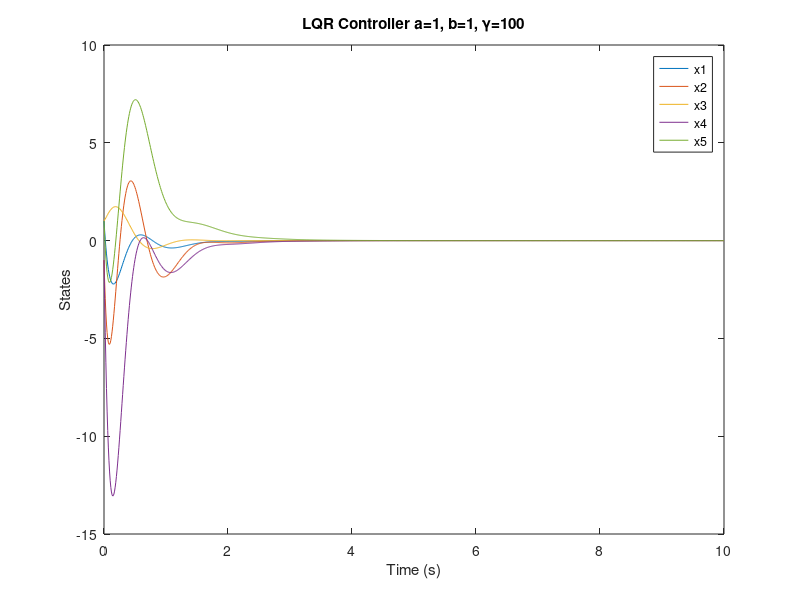
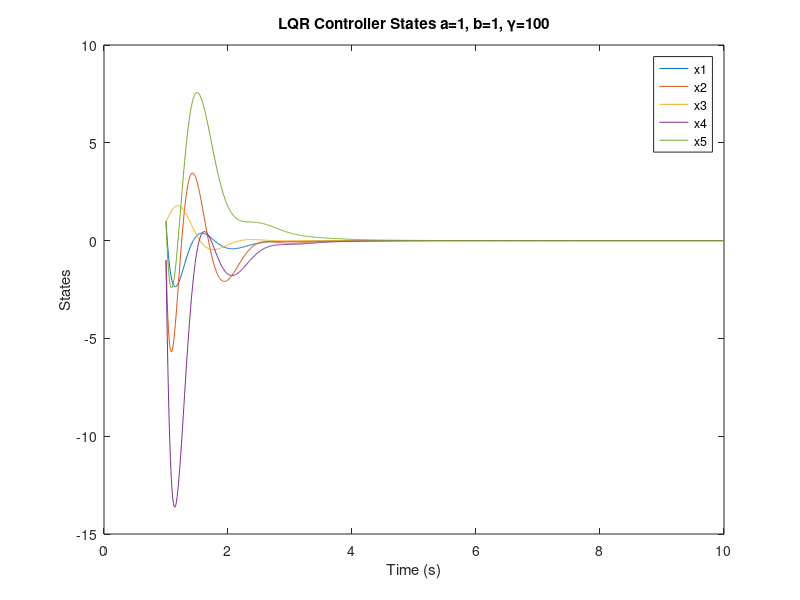
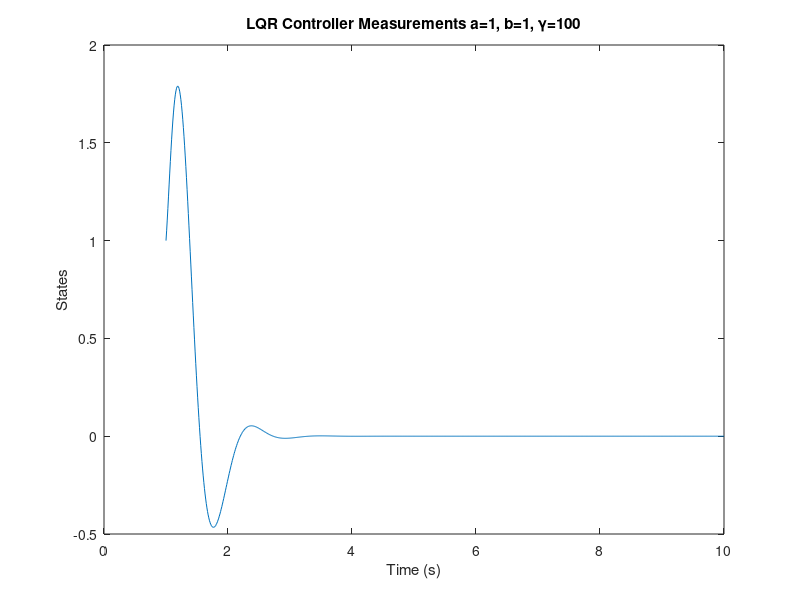

Reproduce these figures in MATLAB, in order. (Note: this script raises an error after producing the figures.)
% ASEN-6015 Hwk 3 

% a) gamma, a, b neq 0
% b) a, b = 0
% c) gamma neq 0, a or b new 0

clear
close all
clc
a = 1;              % lower a results in lower J and better response
b = 1               % lower b results in lower J, but lower response
q = 100;            % lower q results in lower J
x0 = [1 -1 1 -1 1]';
dt = 0.01;
tsim = 1:dt:10;
u = zeros(2,length(tsim));
u(:,1) = 1;         % impulse function

cost = @(x,y) y.*x.^2;
% integral J = 1/3 x3^3
A = [5 0 3 0 1;
     3 0 0 -2 0;
     0 -2 4 1 0;
     1 3 -4 1 3;
     0 2 2 0 -1];

B = [0 1; 
     0 2;
     0 0;
     1 3;
     1 1];

C = [0 0 1 0 0];
D = [];
Q = [0 0 0 0 0;
    0 0 0 0 0;
    0 0 q 0 0;
    0 0 0 0 0;
    0 0 0 0 0];

R = [a 0; 0 b];

i=1;
[K,P,poles] = lqr(A,B,Q,R);

H = A-B*K;
eig(H)      % is closed loop system symptotically stable?

S = Q + K'*R*K;
eig(S)      % is S PSD or PD?
sys1 = ss(H,B,C,D);

J(i) = x0'*P*x0       % minimize J by adjusting P/K

[ycalc, tout, xcalc] = initial(sys1,x0,tsim);

figure(1)
plot(tout,xcalc)
title('LQR Controller a=1, b=1, \gamma=100')
xlabel('Time (s)');
ylabel('States');
legend('x1','x2','x3','x4','x5');

x = x0;

for i = 1:length(tsim)
    xdot(:,i) = H*x(:,i) + B*u(:,i);
    x(:,i+1) = x(:,i) + xdot(:,i)*dt;
    y(i) = C * x(:,i);
end

figure(2)
plot(tsim,x(:,1:end-1))
title('LQR Controller States a=1, b=1, \gamma=100')
xlabel('Time (s)');
ylabel('States');
legend('x1','x2','x3','x4','x5');
 
figure(3)
plot(tsim,y)
title('LQR Controller Measurements a=1, b=1, \gamma=100')
xlabel('Time (s)');
ylabel('States');


% Problem 2

L = eye(5);
Rwi = [0.1 0.2 0.1 0.3 0.2];
wt = randn(5)*Rwi'

% use method of adjoints


tbw = 10:-dt:0;

Kf= S;      % K(tf,tf) = S
kdot = @(A,B,Q,R,K) -K*A + K*B*inv(R)*B'*K - Q - K*A';

[tout,kout] = ode45(@(tout,kout) kdot(A,B,Q,R,K),tbw,Kf);

% Integrate the variational equations with control
%[t, state] = ode45(@(t, state) gauss_variational_equations_with_control(t, state, xref, K), tspan, initial_state);
